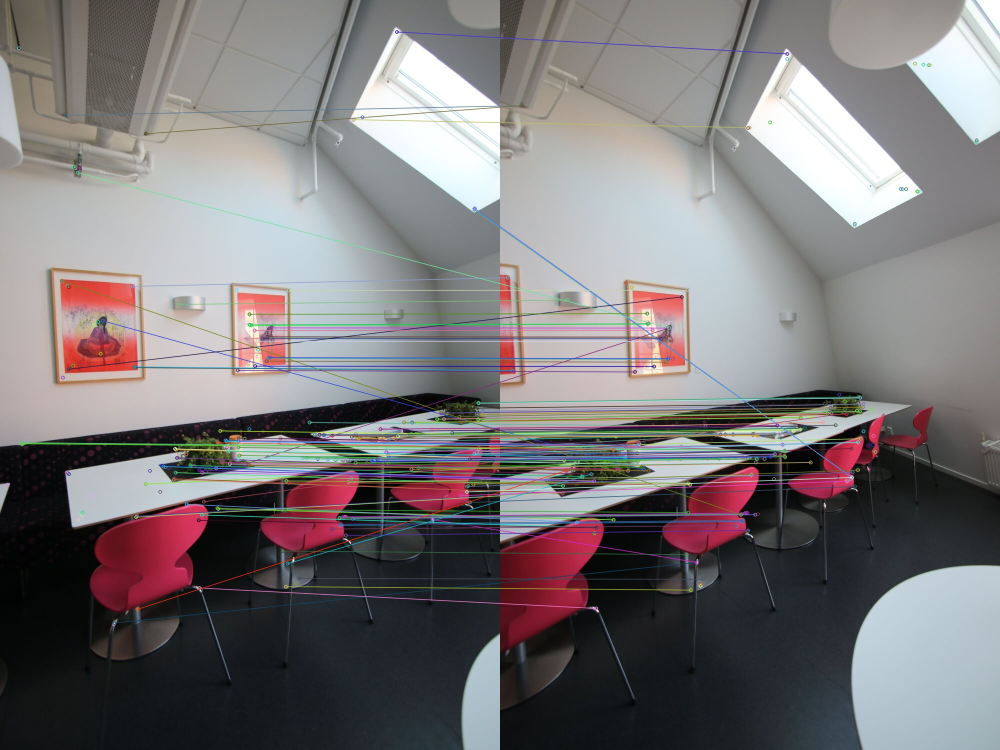
#> input picture ImageStitching/img01.jpg_238_img02.jpg_210_176.jpg, 2000 x 1500 px (shown at 1/2 size)
$ python -i ImageStitching.py   (imports and definitions only)
#> lines starting #> are read from the running program, lines starting #| are printed output that depends on the picture
from __future__ import print_function  #
import cv2
import argparse, math, re, random, sys, time , os
import numpy as np
from matplotlib import pyplot as plt


#========================================= STEP 1 =========================================

# [124 lines left out: functions up_to_step_1, save_step_1, create_lable, matcher, up_to_step_2, save_step_2 and 1 more, not called in this run]


def matcher_obj(img1, img2):
    surf = cv2.xfeatures2d.SURF_create(3000)
    kp1, des1 = surf.detectAndCompute(img1, None)
    kp2, des2 = surf.detectAndCompute(img2, None)
    matches_1 = matcher(des1, des2, 2)
    H = get_bestH_4_pionts(kp1, kp2, matches_1)
    return H

# [52 lines left out: functions get_left_H, up_to_step_3, save_step_3, not called in this run]


#========================================= STEP 4 =========================================


def prepare_lists(imgs):
    left_list, right_list = [], []
    centerIdx = int(len(imgs)/2)
    for i,img in enumerate(imgs):
        if(i<=centerIdx):
            left_list.append(img)
        else:
            right_list.append(img)
    return left_list, right_list

def leftshift(left_list):
    img1 = left_list[0]
    tmp = img1
    for img2 in left_list[1:]:

        H = matcher_obj(img1, img2)
        xh, dsize, offsetx, offsety = get_left_H(H, img1)
        tmp = cv2.warpPerspective(img1, xh, dsize)
        tmp[offsety:img2.shape[0]+offsety, offsetx:img2.shape[1]+offsetx] = img2
#        cv2.imshow("warped", tmp)
#        cv2.waitKey()
        img1 = tmp
    return tmp

# [40 lines left out: functions rightshift, mix_and_match, not called in this run]


def up_to_step_4(imgs):
    """Complete the pipeline and generate a panoramic image"""
    left_list, right_list = prepare_lists(imgs)
    leftImage = leftshift(left_list)
    panoImage = rightshift(leftImage, right_list)
    return panoImage


# [5 lines left out: function save_step_4, not called in this run]


# [50 lines not run here, left out]

>>> import cv2
>>> picture = cv2.imread('img01.jpg_238_img02.jpg_210_176.jpg', cv2.IMREAD_GRAYSCALE)
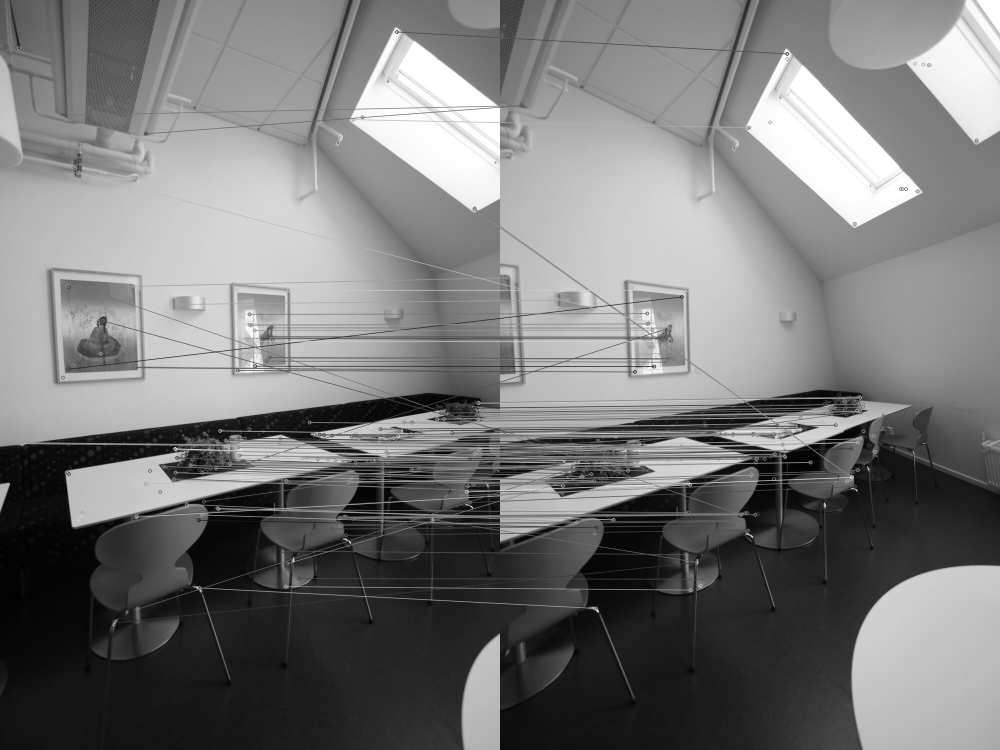
#> picture: shape (1500, 2000) (shown at 1/2 size); min 0, max 255, mean 120.2
>>> result = up_to_step_4(picture)
#> in prepare_lists, `centerIdx = int(len(imgs)/2)`: centerIdx = 750
#> after the loop in prepare_lists, `for i,img in enumerate(imgs):`: left_list = 751 items; right_list = 749 items
#> in up_to_step_4, `left_list, right_list = prepare_lists(imgs)`: left_list = 751 items; right_list = 749 items
#> in leftshift, `img1 = left_list[0]`: img1 = 2000 values, max 255 at index 1957, min 42 at index 1497, mean 122.9
#> in leftshift, `tmp = img1`: tmp has the same summary as img1
#> the loop in leftshift, `for img2 in left_list[1:]: ` made 1 pass
#> (the run stopped early here; a loop or call above may not have finished)
